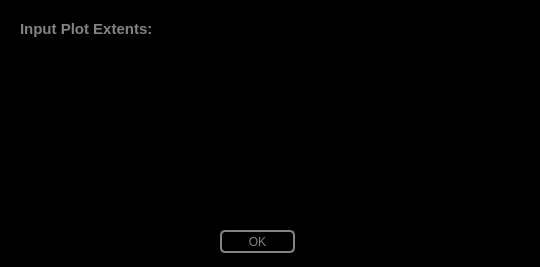
<?xml version="1.0" encoding="UTF-8"?>
<ui version="4.0">
 <class>Dialog</class>
 <widget class="QDialog" name="Dialog">
  <property name="geometry">
   <rect>
    <x>0</x>
    <y>0</y>
    <width>540</width>
    <height>267</height>
   </rect>
  </property>
  <property name="contextMenuPolicy">
   <enum>Qt::NoContextMenu</enum>
  </property>
  <property name="windowTitle">
   <string>Plot Extents</string>
  </property>
  <property name="styleSheet">
   <string notr="true">#Dialog{
	background-color: rgb(0, 0, 0);}</string>
  </property>
  <widget class="QLabel" name="plotTitle">
   <property name="geometry">
    <rect>
     <x>20</x>
     <y>20</y>
     <width>441</width>
     <height>18</height>
    </rect>
   </property>
   <property name="text">
    <string>&lt;html&gt;&lt;head/&gt;&lt;body&gt;&lt;p&gt;&lt;span style=&quot; font-size:11pt; font-weight:600; color:#838383;&quot;&gt;Input Plot Extents:&lt;/span&gt;&lt;/p&gt;&lt;/body&gt;&lt;/html&gt;</string>
   </property>
  </widget>
  <widget class="QPushButton" name="ok">
   <property name="geometry">
    <rect>
     <x>220</x>
     <y>230</y>
     <width>75</width>
     <height>23</height>
    </rect>
   </property>
   <property name="styleSheet">
    <string notr="true">QPushButton:pressed#ok{
color:black;
background-color:rgb(131,131,131);
border: 2px solid rgb(131,131,131);
border-radius: 5px
}

QPushButton#ok{
color:rgb(131,131,131);
background-color:black;
border: 2px solid rgb(131,131,131);
border-radius: 5px
}</string>
   </property>
   <property name="text">
    <string>OK</string>
   </property>
  </widget>
  <widget class="QTableWidget" name="extTable">
   <property name="geometry">
    <rect>
     <x>20</x>
     <y>60</y>
     <width>500</width>
     <height>151</height>
    </rect>
   </property>
   <property name="styleSheet">
    <string notr="true">background-color:transparent;
selection-background-color: rgb(100, 100, 150);
selection-color: black;
</string>
   </property>
   <property name="editTriggers">
    <set>QAbstractItemView::NoEditTriggers</set>
   </property>
  </widget>
 </widget>
 <resources>
  <include location="Resources/dvPlotterResources.qrc"/>
 </resources>
 <connections/>
</ui>
